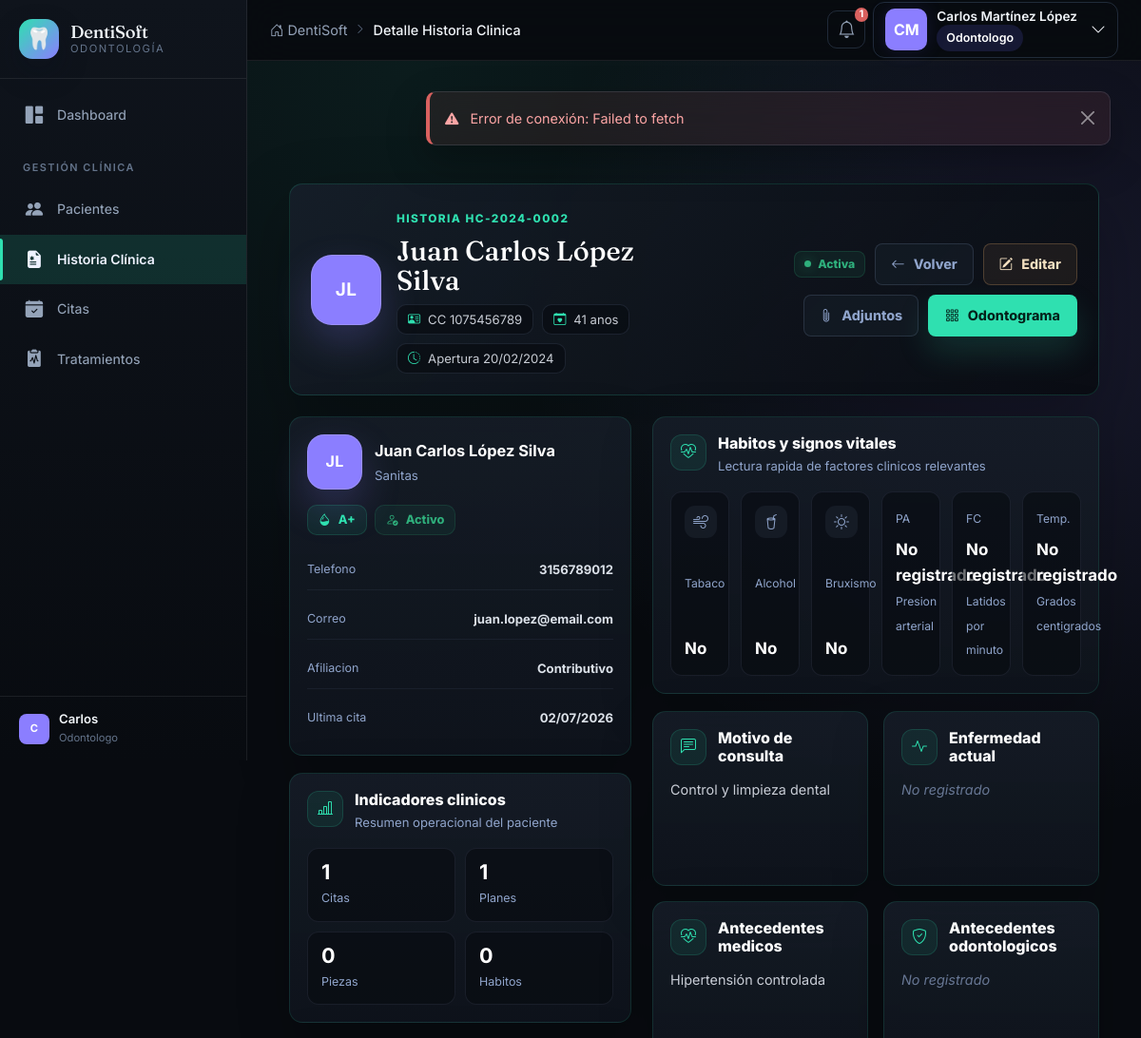
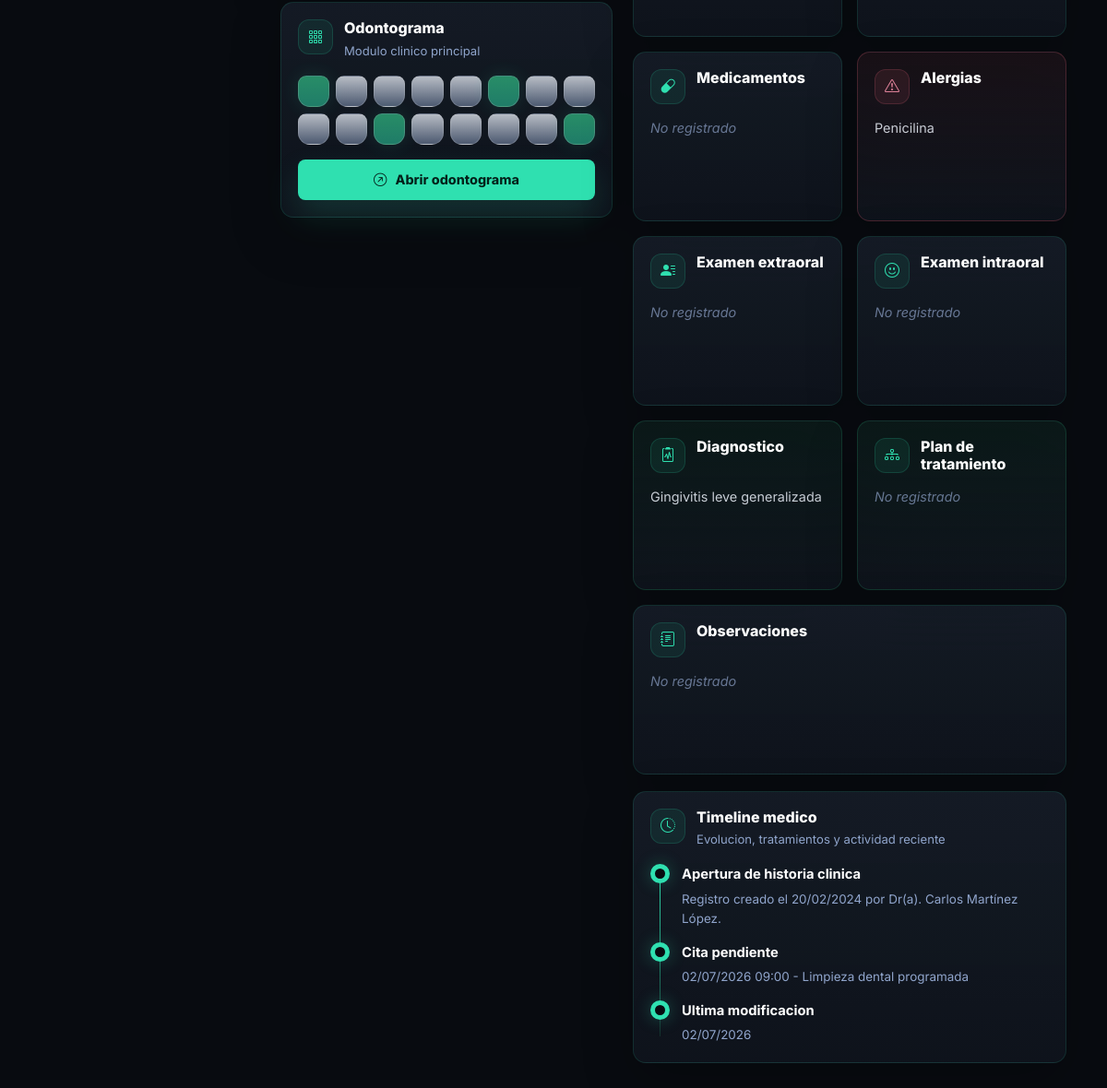
Page /modules/historia_clinica/ver.php?id=2 (signed in) on the committed database (2 pictures, top to bottom).
### tables this page shows
CREATE TABLE IF NOT EXISTS historias_clinicas (
    id INT AUTO_INCREMENT PRIMARY KEY,
    paciente_id INT NOT NULL,
    odontologo_id INT NOT NULL,
    numero_historia VARCHAR(20) NOT NULL UNIQUE,
    fecha_apertura DATE NOT NULL,
    motivo_consulta TEXT,
    enfermedad_actual TEXT,
    antecedentes_medicos TEXT,
    antecedentes_odontologicos TEXT,
    medicamentos_actuales TEXT,
    alergias TEXT,
    habito_tabaco BOOLEAN DEFAULT FALSE,
    habito_alcohol BOOLEAN DEFAULT FALSE,
    habito_bruxismo BOOLEAN DEFAULT FALSE,
    otros_habitos TEXT,
    presion_arterial VARCHAR(10),
    frecuencia_cardiaca INT,
    temperatura DECIMAL(4,1),
    examen_extraoral TEXT,
    examen_intraoral TEXT,
    diagnostico TEXT,
    plan_tratamiento_inicial TEXT,
    observaciones TEXT,
    estado ENUM('activa','archivada') DEFAULT 'activa',
    created_at TIMESTAMP DEFAULT CURRENT_TIMESTAMP,
    updated_at TIMESTAMP DEFAULT CURRENT_TIMESTAMP ON UPDATE CURRENT_TIMESTAMP,
    FOREIGN KEY (paciente_id) REFERENCES pacientes(id),
    FOREIGN KEY (odontologo_id) REFERENCES usuarios(id)
);

CREATE TABLE IF NOT EXISTS usuarios (
    id INT AUTO_INCREMENT PRIMARY KEY,
    rol_id INT NOT NULL,
    nombre VARCHAR(100) NOT NULL,
    apellido VARCHAR(100) NOT NULL,
    email VARCHAR(150) NOT NULL UNIQUE,
    password VARCHAR(255) NOT NULL,
    telefono VARCHAR(20),
    estado ENUM('activo','inactivo','suspendido') DEFAULT 'activo',
    ultimo_acceso DATETIME,
    created_at TIMESTAMP DEFAULT CURRENT_TIMESTAMP,
    updated_at TIMESTAMP DEFAULT CURRENT_TIMESTAMP ON UPDATE CURRENT_TIMESTAMP,
    FOREIGN KEY (rol_id) REFERENCES roles(id)
);

CREATE TABLE IF NOT EXISTS pacientes (
    id INT AUTO_INCREMENT PRIMARY KEY,
    numero_documento VARCHAR(20) NOT NULL UNIQUE,
    tipo_documento ENUM('CC','TI','CE','PAS','RC') DEFAULT 'CC',
    nombre VARCHAR(100) NOT NULL,
    apellido VARCHAR(100) NOT NULL,
    fecha_nacimiento DATE,
    genero ENUM('M','F','Otro'),
    telefono VARCHAR(20),
    email VARCHAR(150),
    direccion TEXT,
    ciudad VARCHAR(100) DEFAULT 'Neiva',
    eps VARCHAR(100),
    tipo_afiliacion ENUM('contributivo','subsidiado','particular','otro') DEFAULT 'particular',
    grupo_sanguineo VARCHAR(5),
    estado ENUM('activo','inactivo') DEFAULT 'activo',
    created_at TIMESTAMP DEFAULT CURRENT_TIMESTAMP,
    updated_at TIMESTAMP DEFAULT CURRENT_TIMESTAMP ON UPDATE CURRENT_TIMESTAMP
);

CREATE TABLE IF NOT EXISTS citas (
    id INT AUTO_INCREMENT PRIMARY KEY,
    paciente_id INT NOT NULL,
    odontologo_id INT NOT NULL,
    plan_id INT,
    sesion_id INT,
    fecha DATE NOT NULL,
    hora_inicio TIME NOT NULL,
    hora_fin TIME NOT NULL,
    motivo TEXT,
    estado ENUM('pendiente','confirmada','atendida','cancelada','no_asistio') DEFAULT 'pendiente',
    recordatorio_enviado BOOLEAN DEFAULT FALSE,
    notas TEXT,
    created_by INT,
    created_at TIMESTAMP DEFAULT CURRENT_TIMESTAMP,
    updated_at TIMESTAMP DEFAULT CURRENT_TIMESTAMP ON UPDATE CURRENT_TIMESTAMP,
    FOREIGN KEY (paciente_id) REFERENCES pacientes(id),
    FOREIGN KEY (odontologo_id) REFERENCES usuarios(id),
    FOREIGN KEY (created_by) REFERENCES usuarios(id)
);

### modules/historia_clinica/ver.php (the view, shortened to what the rows shown need)
<?php
require_once __DIR__ . '/../../config/session.php';
$cssAdicional = 'historia-premium.css';
$id = filter_input(INPUT_GET, 'id', FILTER_VALIDATE_INT);
try {
    $db = getDB();
    $stmt = $db->prepare("SELECT hc.*,
            p.numero_documento, p.tipo_documento, p.nombre AS paciente_nombre, p.apellido AS paciente_apellido,
            p.fecha_nacimiento, p.genero, p.telefono, p.email, p.eps, p.tipo_afiliacion,
            p.grupo_sanguineo, p.estado AS paciente_estado,
            u.nombre AS odontologo_nombre, u.apellido AS odontologo_apellido
        FROM historias_clinicas hc
        JOIN pacientes p ON hc.paciente_id = p.id
        JOIN usuarios u ON hc.odontologo_id = u.id
        WHERE hc.id = :id");
    $stmt->execute([':id' => $id]);
    $historia = $stmt->fetch();
    $citasStmt = $db->prepare("SELECT fecha, hora_inicio, estado, motivo
        FROM citas
        WHERE paciente_id = :paciente_id
        ORDER BY fecha DESC, hora_inicio DESC
        LIMIT 4");
    $citasStmt->execute([':paciente_id' => $historia['paciente_id']]);
    $citas = $citasStmt->fetchAll();
} catch (PDOException $e) {
    error_log('Historia Clinica Ver error: ' . $e->getMessage());
    setAlerta('Error interno al cargar la historia clinica.', 'danger');
    header('Location: index.php');
    exit;
}
function h($value): string {
    return htmlspecialchars((string) $value, ENT_QUOTES, 'UTF-8');
}
function emptyText($value): string {
    return $value === null || trim((string) $value) === '' ? 'No registrado' : h($value);
}
function formatDateSoft($value, string $fallback = 'Sin fecha'): string {
    $timestamp = strtotime($value);
    return $timestamp ? date('d/m/Y', $timestamp) : $fallback;
}
function patientAge(?string $birthDate): string {
    try {
        $birth = new DateTime($birthDate);
        return $birth->diff(new DateTime())->y . ' anos';
    } catch (Exception $e) {
        return 'Edad no registrada';
    }
}
$pacienteNombre = trim($historia['paciente_nombre'] . ' ' . $historia['paciente_apellido']);
$iniciales = strtoupper(mb_substr($historia['paciente_nombre'], 0, 1) . mb_substr($historia['paciente_apellido'], 0, 1));
$estadoHistoria = $historia['estado'] === 'activa' ? 'activa' : 'archivada';
$habitosActivos = (int) $historia['habito_tabaco'] + (int) $historia['habito_alcohol'] + (int) $historia['habito_bruxismo'];
$ultimaCita = $citas[0] ?? null;
$clinicalSections = [
    ['icon' => 'bi-chat-left-text', 'title' => 'Motivo de consulta', 'text' => $historia['motivo_consulta']],
    ['icon' => 'bi-activity', 'title' => 'Enfermedad actual', 'text' => $historia['enfermedad_actual']],
    ['icon' => 'bi-heart-pulse', 'title' => 'Antecedentes medicos', 'text' => $historia['antecedentes_medicos']],
    ['icon' => 'bi-shield-check', 'title' => 'Antecedentes odontologicos', 'text' => $historia['antecedentes_odontologicos']],
    ['icon' => 'bi-capsule', 'title' => 'Medicamentos', 'text' => $historia['medicamentos_actuales']],
    ['icon' => 'bi-exclamation-triangle', 'title' => 'Alergias', 'text' => $historia['alergias'], 'tone' => trim((string) $historia['alergias']) !== '' ? 'danger' : ''],
    ['icon' => 'bi-person-lines-fill', 'title' => 'Examen extraoral', 'text' => $historia['examen_extraoral']],
    ['icon' => 'bi-emoji-smile', 'title' => 'Examen intraoral', 'text' => $historia['examen_intraoral']],
    ['icon' => 'bi-clipboard2-pulse', 'title' => 'Diagnostico', 'text' => $historia['diagnostico'], 'featured' => true],
    ['icon' => 'bi-diagram-3', 'title' => 'Plan de tratamiento', 'text' => $historia['plan_tratamiento_inicial'], 'featured' => true],
    ['icon' => 'bi-journal-text', 'title' => 'Observaciones', 'text' => $historia['observaciones'], 'wide' => true],
];
?>
<?php require_once __DIR__ . '/../../includes/header.php'; ?>
<div class="container-fluid py-4 historia-page historia-detail-page">
    <section class="hc-detail-hero">
        <div class="hc-patient-identity">
            <div class="hc-avatar hc-avatar-xl"><?= h($iniciales ?: 'HC') ?></div>
            <div class="min-width-0">
                <span class="historia-kicker">Historia <?= h($historia['numero_historia']) ?></span>
                <h1><?= h($pacienteNombre) ?></h1>
                <div class="hc-hero-meta">
                    <span><i class="bi bi-person-vcard"></i><?= h($historia['tipo_documento'] . ' ' . $historia['numero_documento']) ?></span>
                    <span><i class="bi bi-calendar-heart"></i><?= h(patientAge($historia['fecha_nacimiento'])) ?></span>
                    <span><i class="bi bi-clock-history"></i>Apertura <?= h(formatDateSoft($historia['fecha_apertura'])) ?></span>
                </div>
            </div>
        </div>
        <div class="hc-hero-actions">
            <span class="history-status history-status-<?= h($estadoHistoria) ?>"><i></i><?= h(ucfirst($estadoHistoria)) ?></span>
            <a href="index.php" class="historia-secondary-btn"><i class="bi bi-arrow-left"></i>Volver</a>
            <?php if (can('historias.editar')): ?>
                <a href="editar.php?id=<?= $id ?>" class="historia-secondary-btn historia-btn-warm"><i class="bi bi-pencil-square"></i>Editar</a>
            <?php endif; ?>
            <?php if (can('historias.adjuntar')): ?>
                <a href="adjuntos.php?historia_id=<?= $id ?>" class="historia-secondary-btn"><i class="bi bi-paperclip"></i>Adjuntos</a>
            <?php endif; ?>
            <?php if (can('historias.ver')): ?>
                <a href="odontograma.php?historia_id=<?= $id ?>" class="historia-primary-btn"><i class="bi bi-grid-3x3-gap"></i>Odontograma</a>
            <?php endif; ?>
        </div>
    </section>
    <div class="hc-detail-layout">
        <aside class="hc-summary-column">
            <section class="hc-panel hc-patient-card">
                <div class="hc-profile-top">
                    <div class="hc-avatar"><?= h($iniciales ?: 'HC') ?></div>
                    <div>
                        <strong><?= h($pacienteNombre) ?></strong>
                        <span><?= h($historia['eps'] ?: 'EPS no registrada') ?></span>
                    </div>
                </div>
                <div class="hc-badge-row">
                    <span class="hc-soft-badge"><i class="bi bi-droplet-half"></i><?= h($historia['grupo_sanguineo'] ?: 'RH N/D') ?></span>
                    <span class="hc-soft-badge hc-soft-badge-success"><i class="bi bi-person-check"></i><?= h(ucfirst($historia['paciente_estado'] ?: 'activo')) ?></span>
                </div>
                <div class="hc-info-list">
                    <div><span>Telefono</span><strong><?= emptyText($historia['telefono']) ?></strong></div>
                    <div><span>Correo</span><strong><?= emptyText($historia['email']) ?></strong></div>
                    <div><span>Afiliacion</span><strong><?= emptyText(ucfirst((string) $historia['tipo_afiliacion'])) ?></strong></div>
                    <div><span>Ultima cita</span><strong><?= $ultimaCita ? h(formatDateSoft($ultimaCita['fecha'])) : 'Sin citas' ?></strong></div>
                </div>
            </section>
            <section class="hc-panel">
                <div class="hc-panel-title">
                    <div>
                        <h2>Indicadores clinicos</h2>
                    </div>
                </div>
                <div class="hc-mini-stats">
                    <div><strong><?= $habitosActivos ?></strong><span>Habitos</span></div>
                </div>
            </section>
            <section class="hc-panel hc-odontogram-card">
                <div class="hc-panel-title">
                    <div>
                        <h2>Odontograma</h2>
                    </div>
                </div>
            </section>
        </aside>
        <main class="hc-main-column">
            <section class="hc-panel">
                <div class="hc-panel-title">
                    <div>
                        <h2>Habitos y signos vitales</h2>
                    </div>
                </div>
                <div class="hc-vitals-grid">
                    <div class="hc-vital-card"><span>PA</span><strong><?= emptyText($historia['presion_arterial']) ?></strong><small>Presion arterial</small></div>
                    <div class="hc-vital-card"><span>FC</span><strong><?= emptyText($historia['frecuencia_cardiaca']) ?></strong><small>Latidos por minuto</small></div>
                    <div class="hc-vital-card"><span>Temp.</span><strong><?= emptyText($historia['temperatura']) ?></strong><small>Grados centigrados</small></div>
                </div>
            </section>
            <section class="hc-clinical-grid">
                <?php foreach ($clinicalSections as $section): ?>
                    <article class="hc-clinical-card <?= !empty($section['wide']) ? 'hc-card-wide' : '' ?> <?= !empty($section['featured']) ? 'is-featured' : '' ?> <?= !empty($section['tone']) ? 'is-' . h($section['tone']) : '' ?>">
                        <div class="hc-card-head">
                            <h2><?= h($section['title']) ?></h2>
                        </div>
                    </article>
                <?php endforeach; ?>
            </section>
            <section class="hc-panel">
                <div class="hc-panel-title">
                    <div>
                        <h2>Timeline medico</h2>
                    </div>
                </div>
                <div class="hc-timeline">
                    <div class="hc-timeline-item">
                        <div>
                            <strong>Apertura de historia clinica</strong>
                            <p>Registro creado el <?= h(formatDateSoft($historia['fecha_apertura'])) ?> por Dr(a). <?= h($historia['odontologo_nombre'] . ' ' . $historia['odontologo_apellido']) ?>.</p>
                        </div>
                    </div>
                    <?php foreach ($citas as $cita): ?>
                        <div class="hc-timeline-item">
                            <span class="hc-timeline-dot"></span>
                            <div>
                                <strong>Cita <?= h(str_replace('_', ' ', $cita['estado'])) ?></strong>
                                <p><?= h(formatDateSoft($cita['fecha']) . ' ' . substr((string) $cita['hora_inicio'], 0, 5)) ?> - <?= emptyText($cita['motivo']) ?></p>
                            </div>
                        </div>
                    <?php endforeach; ?>
                    <div class="hc-timeline-item">
                        <div>
                            <strong>Ultima modificacion</strong>
                            <p><?= h(formatDateSoft($historia['updated_at'] ?? null, 'Sin modificaciones registradas')) ?></p>
                        </div>
                    </div>
                </div>
            </section>
        </main>
    </div>
</div>
<?php require_once __DIR__ . '/../../includes/footer.php'; ?>

### includes/header.php (shortened to what the rows shown need)
<?php
require_once __DIR__ . '/../config/session.php';
$usuario = currentUser();
?>
<!DOCTYPE html>
<html lang="es">
<head>
    <link href="https://cdn.jsdelivr.net/npm/bootstrap@5.3.3/dist/css/bootstrap.min.css" rel="stylesheet">
    <link href="https://cdn.jsdelivr.net/npm/bootstrap-icons@1.11.3/font/bootstrap-icons.css" rel="stylesheet">
    <link href="<?= BASE_URL ?>/assets/css/style.css?v=<?= filemtime(__DIR__ . '/../assets/css/style.css') ?>" rel="stylesheet">
    <?php if (isset($cssAdicional)): ?>
        <?php $cssAdicionalPath = __DIR__ . '/../assets/css/' . $cssAdicional; ?>
        <link href="<?= BASE_URL ?>/assets/css/<?= $cssAdicional ?>?v=<?= is_file($cssAdicionalPath) ? filemtime($cssAdicionalPath) : time() ?>" rel="stylesheet">
    <?php endif; ?>
</head>
<body>
    <nav class="navbar-top">
        <div class="navbar-right">
            <div class="dropdown">
                <button class="navbar-user-btn" data-bs-toggle="dropdown" aria-expanded="false">
                    <div class="user-avatar user-avatar-lg">
                        <?= strtoupper(mb_substr($usuario['nombre'], 0, 1) . mb_substr($usuario['apellido'], 0, 1)) ?>
                    </div>
                    <div class="user-info d-none d-md-block">
                        <span class="user-name"><?= htmlspecialchars($usuario['nombre'] . ' ' . $usuario['apellido']) ?></span>
                        <span class="user-role-badge"><span class="role-badge"><?= htmlspecialchars(ucfirst($usuario['rol'])) ?></span></span>
                    </div>
                    <i class="bi bi-chevron-down ms-1 d-none d-md-inline"></i>
                </button>
                        <?php $perms = getUserPermissions(); $permCount = count($perms); ?>
            </div>
        </div>
    </nav>
    <?php require_once __DIR__ . '/sidebar.php'; ?>
    <main class="main-content" id="mainContent">

### includes/sidebar.php (shortened to what the rows shown need)
<?php
$usuario = currentUser();
?>
<aside class="sidebar" id="sidebar">
    <div class="sidebar-footer">
        <div class="sidebar-user-mini">
            <div class="user-avatar-sm">
                <?= strtoupper(mb_substr($usuario['nombre'], 0, 1)) ?>
            </div>
            <div class="user-info-sm">
                <span><?= htmlspecialchars($usuario['nombre']) ?></span>
                <small><?= htmlspecialchars(ucfirst($usuario['rol'])) ?></small>
            </div>
        </div>
    </div>
</aside>

### rows in the picture
historias_clinicas: odontologo.apellido "CM", odontologo.apellido "Carlos Martínez López", odontologo.nombre "C", odontologo.nombre "Carlos", paciente.apellido "JL", numero_historia "HC-2024-0002", paciente.apellido "Juan Carlos López Silva", paciente.numero_documento "CC 1075456789", paciente.fecha_nacimiento "41 anos", fecha_apertura "20/02/2024", estado "Activa", paciente.eps "Sanitas", paciente.grupo_sanguineo "A+", paciente.estado "Activo", paciente.telefono "3156789012", paciente.email "juan.lopez@email.com", paciente.tipo_afiliacion "Contributivo", habito_tabaco "0", presion_arterial "No registrado", frecuencia_cardiaca "No registrado", temperatura "No registrado", updated_at "02/07/2026"
citas: fecha "02/07/2026", estado "pendiente", fecha+hora_inicio "02/07/2026 09:00", motivo "Limpieza dental programada"

### other values in the picture
APP_NAME "DentiSoft"
$paginaTitulo "Detalle Historia Clinica"
$totalNotificaciones "1"
$usuario['rol'] "Odontologo"
$stats['total_citas'] "1"
$stats['total_planes'] "1"
$stats['piezas_registradas'] "0"
$section['title'] "Motivo de consulta"
$value "Control y limpieza dental"
$section['title'] "Enfermedad actual"
$section['title'] "Antecedentes medicos"
$value "Hipertensión controlada"
$section['title'] "Antecedentes odontologicos"
$section['title'] "Medicamentos"
$section['title'] "Alergias"
